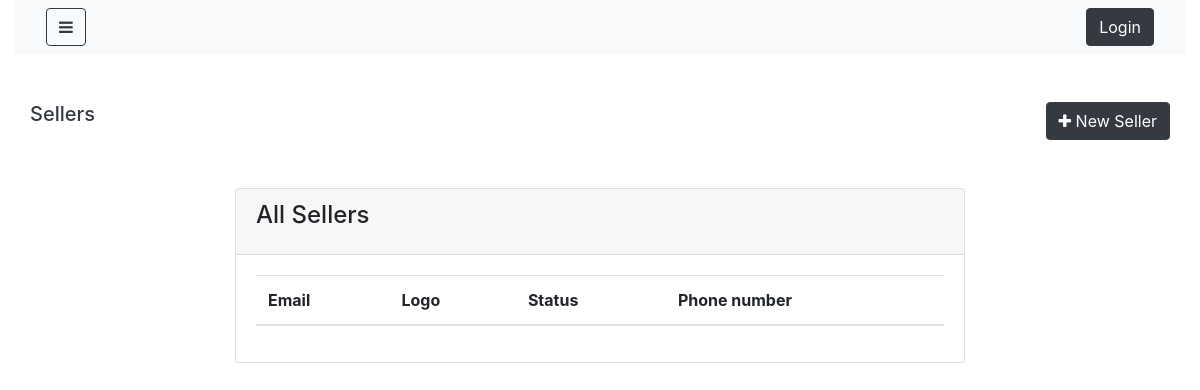
Before: /sellers with the older database file.
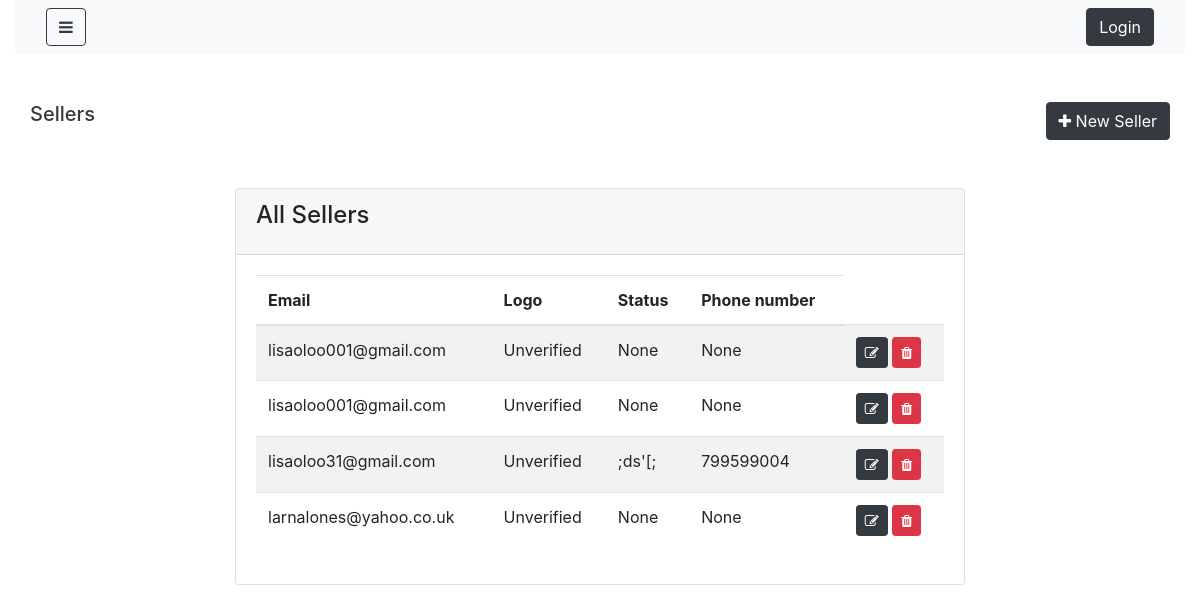
After: the same page with the newer database file.
### shop/models.py (models this page shows, shortened)
class Seller(models.Model):
    name=models.CharField(max_length=300, null=False, blank=False)
    email=models.EmailField(max_length=300, null=False, blank=False)
    logo=models.CharField(max_length=300, null=True, blank=True)
    phone_number=models.IntegerField(null=True, blank=True)
    business_number=models.IntegerField(null=True, blank=True)
    status=models.CharField(max_length=300, null=False, blank=False, default= 'Unverified')
    external_url=models.CharField(max_length=300, null=True, blank=True)
    password=models.CharField(max_length=300, null=False, blank=False)
    created_at=models.DateTimeField(auto_now_add=True)
    updated_at=models.DateTimeField(auto_now=True)

### shop/views.py (the view)
# urls.py: path('sellers', SellerList.as_view(), name='seller_list'),
class SellerList(ListView):
    login_required=True
    model= Seller
    template_name=('shop/admin/seller_list.html')

### shop/templates/shop/admin/seller_list.html
{% extends 'shop/admin/layouts/admin_master.html' %}
{% block content %}
<div class="container">
    <div class="row my-5">
        <h5 class="text-dark">Sellers</h5>
        <a href="{% url 'seller_create' %}" class="btn btn-dark ml-auto">
            <i class="fa fa-plus" aria-hidden="true"></i>  New Seller
        </a>
    </div>
    <div class="row justify-content-center my-5">
        <div class="col-lg-8">
            <div class="card">
                <div class="card-header">
                    <h4 class="card-title">All Sellers</h4>
                </div>
                <div class="card-body">
                    <table class="table table-striped table-hover">
                        <thead>
                            <tr>
                                <th>Email</th>
                                <th>Logo</th>
                                <th>Status</th>
                                <th>Phone number</th>
                            </tr>
                        </thead>
                        <tbody>
                            {% for object in object_list %}
                                <tr>
                                    <td>{{object.email}}</td>
                                    <td>{{object.status}}</td>
                                    <td>{{object.logo}}</td>
                                    <td>{{object.phone_number}}</td>
                                    <td>
                                        <a href="{% url 'seller_update' object.id %}" class="btn btn-dark btn-sm">
                                            <i class="fa fa-edit"></i>
                                        </a>
                                        <a href="{% url 'seller_delete' object.id %}" class="btn btn-danger btn-sm">
                                            <i class="fa fa-trash"></i>
                                        </a>
                                    </td>
                                </tr>
                            {% endfor %}
                        </tbody>
                    </table>
                </div>
            </div>
        </div>
    </div>
</div>
{% endblock content %}

Changed rows visible on the page:
added Seller: email "lisaoloo001@gmail.com", status "Unverified", logo "None", phone_number "None"
added Seller: email "lisaoloo001@gmail.com", status "Unverified", logo "None", phone_number "None"
added Seller: email "lisaoloo31@gmail.com", status "Unverified", logo ";ds'[;", phone_number "799599004"
added Seller: email "larnalones@yahoo.co.uk", status "Unverified", logo "None", phone_number "None"
